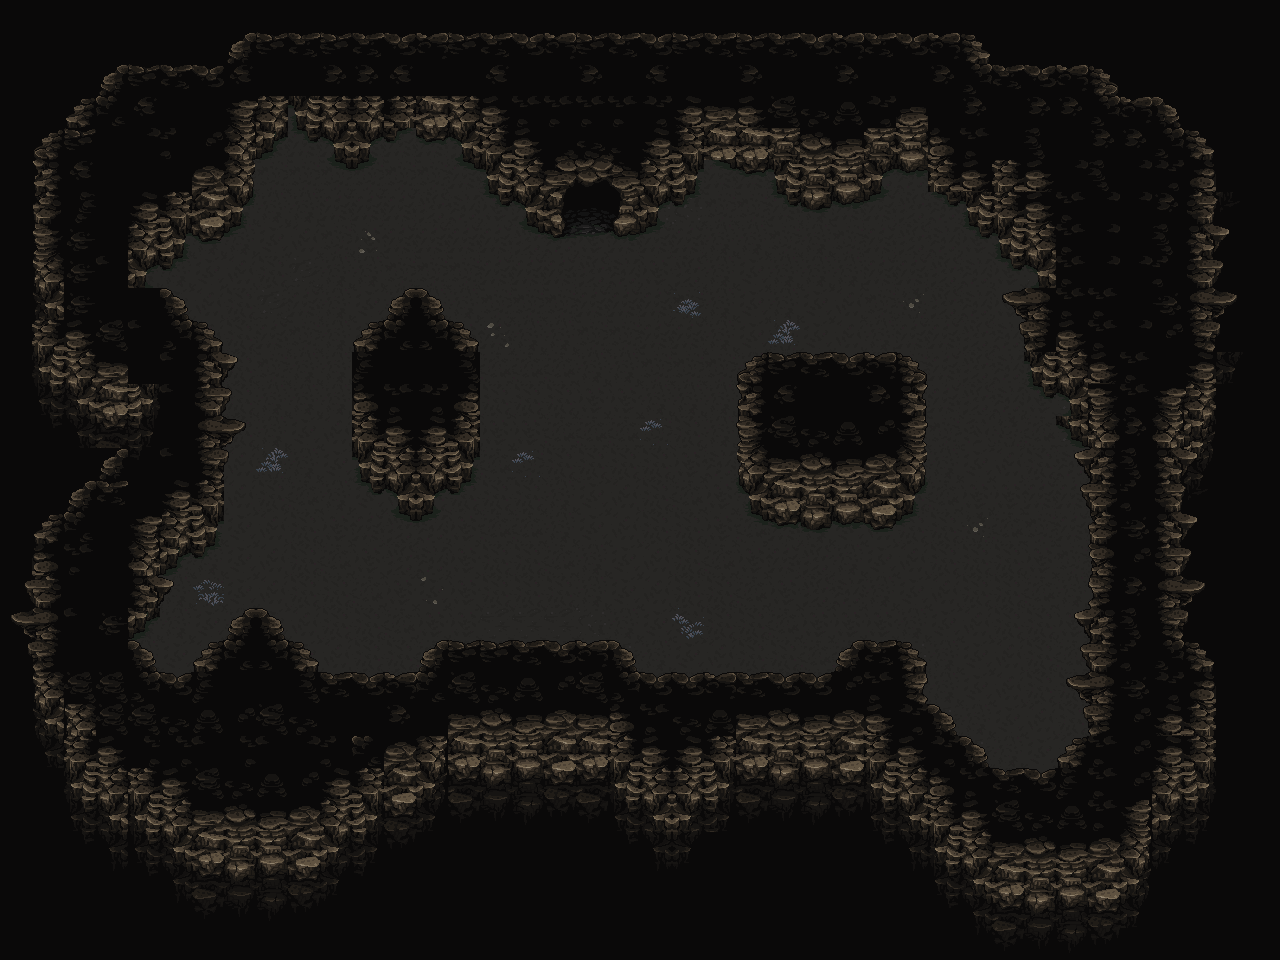

This is a level from a 2D game, rendered from its Tiled map with the project's own tilesets. A one-line summary and the map file follow, with tile-layer data summarised:
An orthogonal 40x30 tile map with 32x32 px tiles, 2 tile layers (Tile Layer 2, Tile Layer 1).

<map version="1.5" tiledversion="1.7.2" orientation="orthogonal" renderorder="right-down" width="40" height="30" tilewidth="32" tileheight="32" infinite="0" nextlayerid="3" nextobjectid="1">
 <tileset firstgid="1" source="타일맵 테스.tsx" />
 <layer id="2" name="Tile Layer 2" width="40" height="30">
  <data>[1200 cells, 804 non-empty, 41 distinct tile ids]</data>
 </layer>
 <layer id="1" name="Tile Layer 1" width="40" height="30">
  <data>[1200 cells, 1200 non-empty, 261 distinct tile ids]</data>
 </layer>
</map>
